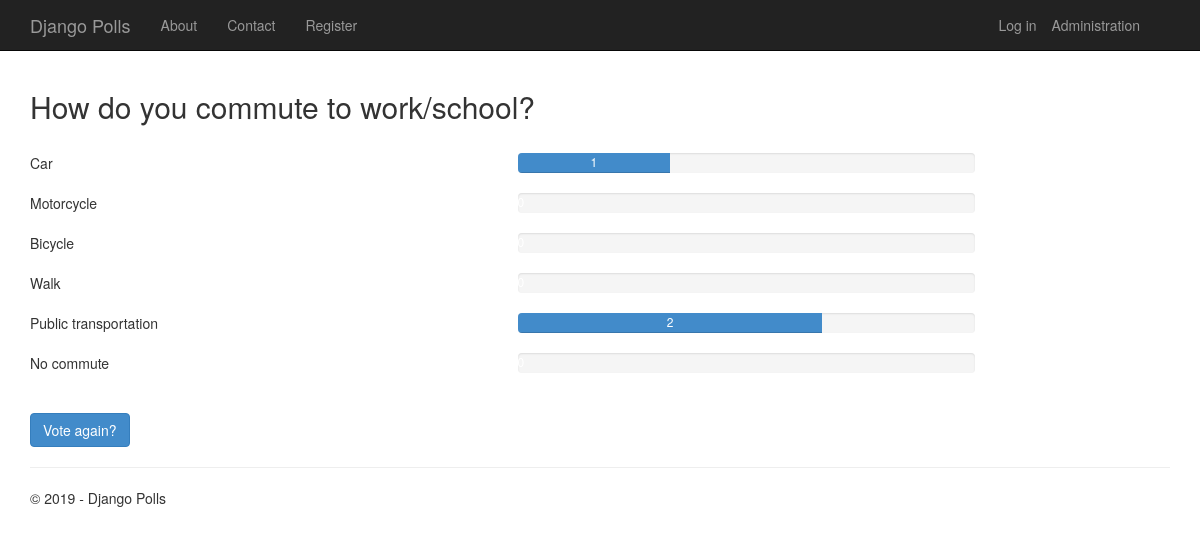
The app's page /2/results/ with its own data.
### app/models.py (models this page shows, shortened)
class Poll(models.Model):
    text = models.CharField(max_length=200)
    pub_date = models.DateTimeField('date published')
    author = models.CharField(max_length=100, blank=True)
    def total_votes(self):
        return self.choice_set.aggregate(Sum('votes'))['votes__sum']

class Choice(models.Model):
    poll = models.ForeignKey(Poll, on_delete=models.CASCADE)
    text = models.CharField(max_length=200)
    votes = models.IntegerField(default=0)
    def votes_percentage(self):
        total=self.poll.total_votes()
        return self.votes / float(total) * 100 if total > 0 else 0

### app/views.py (the view)
class PollResultsView(DetailView):
    model = Poll
    def get_context_data(self, **kwargs):
        context = super(PollResultsView, self).get_context_data(**kwargs)
        context['title'] = 'Results'
        context['year'] = datetime.now().year
        return context

### app/templates/app/results.html
{% extends "app/layout.html" %}
{% block content %}
<h2>{{ poll.text }}</h2>
<br />
{% for choice in poll.choice_set.all %}
<div class="row">
    <div class="col-sm-5">{{choice.text}}</div>
    <div class="col-sm-5">
        <div class="progress">
            <div class="progress-bar" role="progressbar" aria-valuenow="{{choice.votes}}" aria-valuemin="0" aria-valuemax="{{poll.total_votes}}" style="width: {{choice.votes_percentage}}%;">
                {{choice.votes}}
            </div>
        </div>
    </div>
</div>
{% endfor %}
<br />
<a class="btn btn-primary" href="{% url 'app:detail' poll.id %}">Vote again?</a>
{% endblock %}

### app/static/app/content/site.css (style rules this page uses)
body { padding-top: 50px; padding-bottom: 20px; }

### records on screen
Poll: text "How do you commute to work/school?"
Choice: text "Car", votes "1"
Choice: text "Motorcycle"
Choice: text "Bicycle"
Choice: text "Walk"
Choice: text "Public transportation", votes "2"
Choice: text "No commute"

### other values on screen
{{ year }} "2019"
